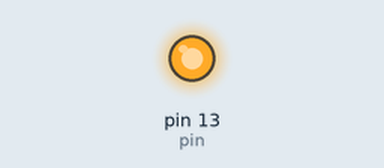
This sketch was run on a simulated Arduino Uno, built with avr-gcc and run on an emulated ATmega328P. Parts: output pins drawn as LEDs (lit = HIGH).

Above: at 0.1 s.
Timing chart, 0 to 1.6 s (numbered marks = the images above):
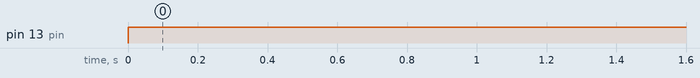

Measured:
- by itself, pin 13 (pin): LOW → HIGH at 0.00 s

The sketch:

revise1.ino
```cpp
int pin=13;
void setup() {
  pinMode(pin,OUTPUT);
  Serial.begin(9600);
}

void loop() {
  digitalWrite(pin,HIGH);
  delay(1000);
  digitalWrite(pinMode,LOW);
  delay(1000);
}
```
